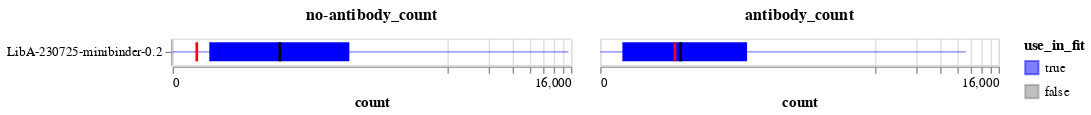

Here is the notebook cell this chart was saved with:
### Markdown cell above
Now plot the distribution of no-antibody and antibody counts versus the thresholds.
Recall we keep variants that meet **either** threshold, and in an ideal experiment all variants would meet the no-antibody threshold but we may expect only a small fraction (true escape mutations) to meet the antibody threshold.

In the plots below, the bars span the interquartile range, the lines go from min to max, the dark black line is the median, and the red line is the threshold for counts to be retained (a variant only needs to meet one threshold).

### Code cell
count_summary = (
    prob_escape.melt(
        id_vars=["sample", "concentration", "use_in_fit"],
        value_vars=["antibody_count", "no-antibody_count"],
        var_name="count_type",
        value_name="count",
    )
    .groupby(["sample", "concentration", "use_in_fit", "count_type"], as_index=False)
    .aggregate(
        median=pd.NamedAgg("count", "median"),
        q1=pd.NamedAgg("count", lambda s: s.quantile(0.25)),
        q3=pd.NamedAgg("count", lambda s: s.quantile(0.75)),
        min=pd.NamedAgg("count", "min"),
        max=pd.NamedAgg("count", "max"),
    )
    .merge(
        min_counts.rename(
            columns={
                "min_antibody_count": "antibody_count",
                "min_no_antibody_count": "no-antibody_count",
            }
        ).melt(id_vars="sample", var_name="count_type", value_name="threshold"),
        on=["sample", "count_type"],
        validate="one_to_one",
    )
)

base_chart = alt.Chart(count_summary).encode(
    y=alt.Y("sample", title=None, sort=alt.SortField("concentration")),
    tooltip=count_summary.columns.tolist(),
    color=alt.Color(
        "use_in_fit",
        scale=alt.Scale(domain=[True, False], range=["blue", "gray"]),
    ),
)

quantile_bar = base_chart.encode(
    x=alt.X(
        "q1",
        scale=alt.Scale(type="symlog", constant=20),
        axis=alt.Axis(labelOverlap=True),
        title="count",
    ),
    x2="q3",
).mark_bar(color="blue", height={"band": 0.8})

range_line = base_chart.encode(x="min", x2="max").mark_rule(color="blue", opacity=0.5)

median_line = base_chart.encode(
    x="median", x2="median", color=alt.value("black")
).mark_bar(xOffset=1, x2Offset=-1, height={"band": 0.8})

threshold_line = base_chart.encode(
    x="threshold", x2="threshold", color=alt.value("red")
).mark_bar(xOffset=1, x2Offset=-1, height={"band": 0.8})

count_summary_chart = (quantile_bar + range_line + median_line + threshold_line).facet(
    column=alt.Column(
        "count_type",
        title=None,
        sort="descending",
        header=alt.Header(labelFontWeight="bold", labelFontSize=12),
    ),
)

count_summary_chart

### Figure 1 — Vega-Lite specification as saved in the notebook (floating-point values rounded to 4 significant figures)
{"config": {"view": {"continuousWidth": 300, "continuousHeight": 300}}, "data": {"name": "data-2ac571a50a9fc02080724f454ea9eb8c"}, "facet": {"column": {"field": "count_type", "header": {"labelFontSize": 12, "labelFontWeight": "bold"}, "sort": "descending", "title": null, "type": "nominal"}}, "spec": {"layer": [{"mark": {"type": "bar", "color": "blue", "height": {"band": 0.8}}, "encoding": {"color": {"field": "use_in_fit", "scale": {"domain": [true, false], "range": ["blue", "gray"]}, "type": "nominal"}, "tooltip": [{"field": "sample", "type": "nominal"}, {"field": "concentration", "type": "quantitative"}, {"field": "use_in_fit", "type": "nominal"}, {"field": "count_type", "type": "nominal"}, {"field": "median", "type": "quantitative"}, {"field": "q1", "type": "quantitative"}, {"field": "q3", "type": "quantitative"}, {"field": "min", "type": "quantitative"}, {"field": "max", "type": "quantitative"}, {"field": "threshold", "type": "quantitative"}], "x": {"axis": {"labelOverlap": true}, "field": "q1", "scale": {"constant": 20, "type": "symlog"}, "title": "count", "type": "quantitative"}, "x2": {"field": "q3"}, "y": {"field": "sample", "sort": {"field": "concentration"}, "title": null, "type": "nominal"}}}, {"mark": {"type": "rule", "color": "blue", "opacity": 0.5}, "encoding": {"color": {"field": "use_in_fit", "scale": {"domain": [true, false], "range": ["blue", "gray"]}, "type": "nominal"}, "tooltip": [{"field": "sample", "type": "nominal"}, {"field": "concentration", "type": "quantitative"}, {"field": "use_in_fit", "type": "nominal"}, {"field": "count_type", "type": "nominal"}, {"field": "median", "type": "quantitative"}, {"field": "q1", "type": "quantitative"}, {"field": "q3", "type": "quantitative"}, {"field": "min", "type": "quantitative"}, {"field": "max", "type": "quantitative"}, {"field": "threshold", "type": "quantitative"}], "x": {"field": "min", "type": "quantitative"}, "x2": {"field": "max"}, "y": {"field": "sample", "sort": {"field": "concentration"}, "title": null, "type": "nominal"}}}, {"mark": {"type": "bar", "height": {"band": 0.8}, "x2Offset": -1, "xOffset": 1}, "encoding": {"color": {"value": "black"}, "tooltip": [{"field": "sample", "type": "nominal"}, {"field": "concentration", "type": "quantitative"}, {"field": "use_in_fit", "type": "nominal"}, {"field": "count_type", "type": "nominal"}, {"field": "median", "type": "quantitative"}, {"field": "q1", "type": "quantitative"}, {"field": "q3", "type": "quantitative"}, {"field": "min", "type": "quantitative"}, {"field": "max", "type": "quantitative"}, {"field": "threshold", "type": "quantitative"}], "x": {"field": "median", "type": "quantitative"}, "x2": {"field": "median"}, "y": {"field": "sample", "sort": {"field": "concentration"}, "title": null, "type": "nominal"}}}, {"mark": {"type": "bar", "height": {"band": 0.8}, "x2Offset": -1, "xOffset": 1}, "encoding": {"color": {"value": "red"}, "tooltip": [{"field": "sample", "type": "nominal"}, {"field": "concentration", "type": "quantitative"}, {"field": "use_in_fit", "type": "nominal"}, {"field": "count_type", "type": "nominal"}, {"field": "median", "type": "quantitative"}, {"field": "q1", "type": "quantitative"}, {"field": "q3", "type": "quantitative"}, {"field": "min", "type": "quantitative"}, {"field": "max", "type": "quantitative"}, {"field": "threshold", "type": "quantitative"}], "x": {"field": "threshold", "type": "quantitative"}, "x2": {"field": "threshold"}, "y": {"field": "sample", "sort": {"field": "concentration"}, "title": null, "type": "nominal"}}}]}, "$schema": "https://vega.github.io/schema/vega-lite/v5.8.0.json", "datasets": {"data-2ac571a50a9fc02080724f454ea9eb8c": [{"sample": "LibA-230725-minibinder-0.2", "concentration": 0.2, "use_in_fit": true, "count_type": "antibody_count", "median": 57.0, "q1": 9.0, "q3": 215.0, "min": 0, "max": 9212, "threshold": 50.0}, {"sample": "LibA-230725-minibinder-0.2", "concentration": 0.2, "use_in_fit": true, "count_type": "no-antibody_count", "median": 101.0, "q1": 17.0, "q3": 368.0, "min": 0, "max": 15318, "threshold": 10.0}]}}
